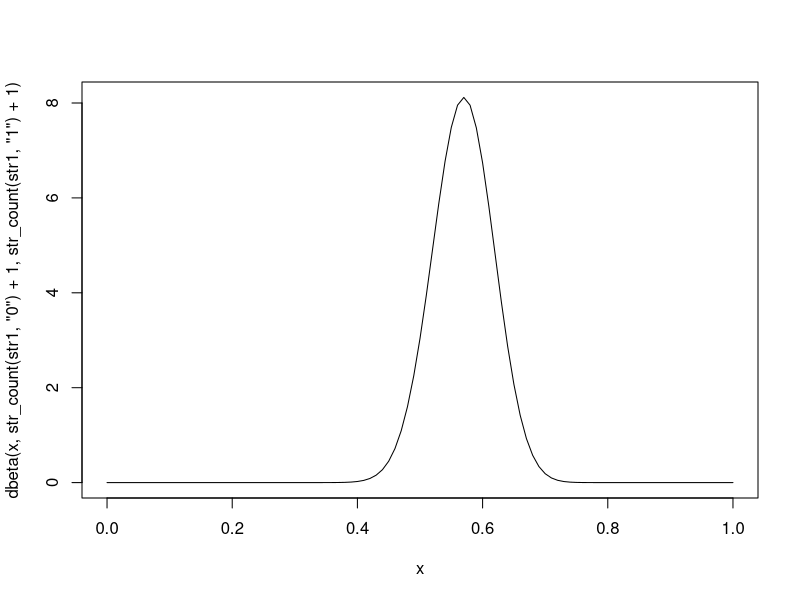
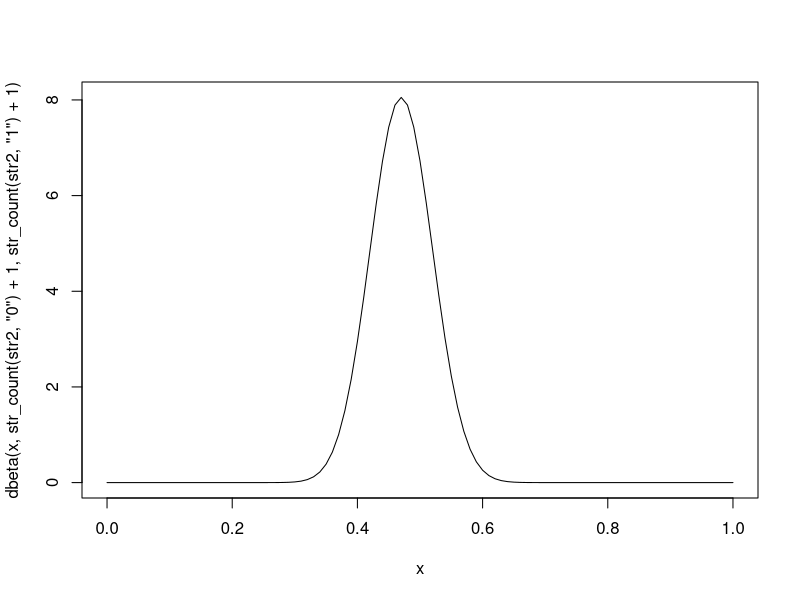
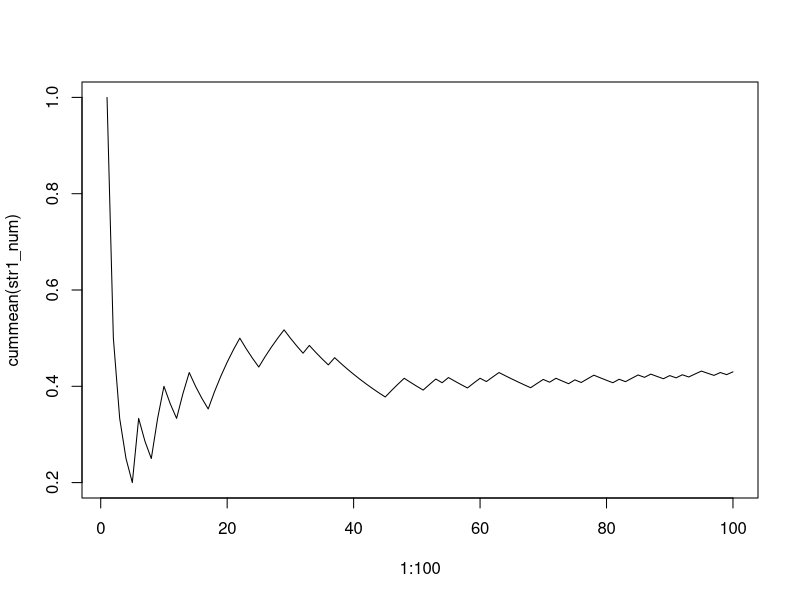
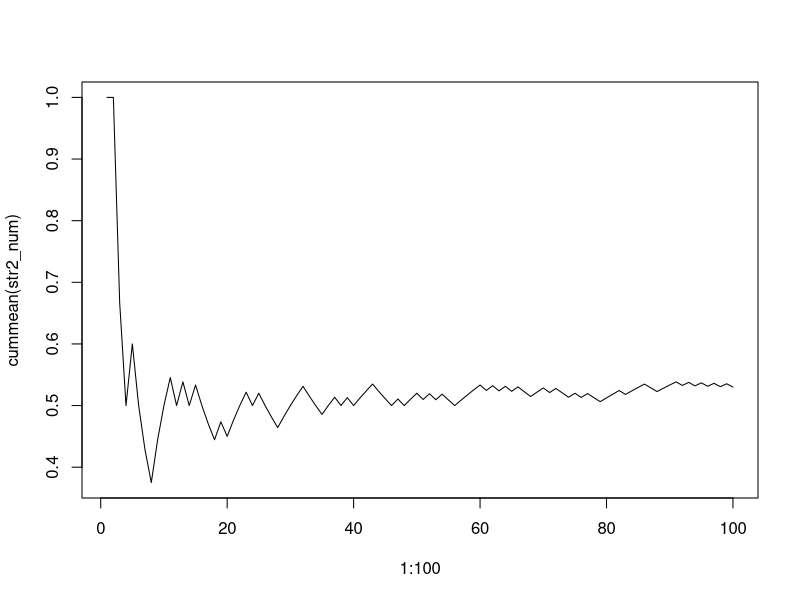
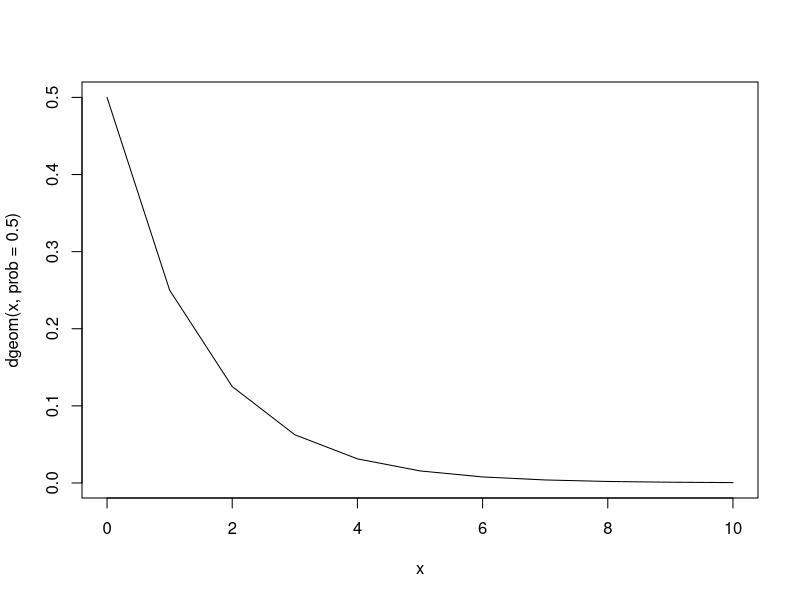

Write the R code that produced these figures, in order. (Note: this script raises an error after producing the figures.)
## ---- chunk 1
str1 <- "1 0 0 0 0 1 0 0 1 1 0 0 1 1 0 0 0 1 1 1 1 1 0 0 0 1 1 1 1 0 0 0 1 0 0 0 1 0 0 0 0 0 0 0 0 1 1 1 0 0 0 1 1 0 1 0 0 0 1 1 0 1 1 0 0 0 0 0 1 1 0 1 0 0 1 0 1 1 0 0 0 1 0 1 1 0 1 0 0 1 0 1 0 1 1 0 0 1 0 1"

str2 <- "1 1 0 0 1 0 0 0 1 1 1 0 1 0 1 0 0 0 1 0 1 1 1 0 1 0 0 0 1 1 1 1 0 0 0 1 1 0 1 0 1 1 1 0 0 0 1 0 1 1 0 1 0 1 0 0 1 1 1 1 0 1 0 1 0 1 0 0 1 1 0 1 0 0 1 0 1 0 0 1 1 1 0 1 1 1 0 0 1 1 1 0 1 0 1 0 1 0 1 0"

library(tidyverse)

str_count(str1, "0|1")
str_count(str1, "1")
str_count(str1, "0")

str_count(str2, "0|1")
str_count(str2, "1")
str_count(str2, "0")

str1_num <- as.numeric(unlist(stringr::str_split(str1, " ")))
str2_num <- as.numeric(unlist(stringr::str_split(str2, " ")))

# the first way I proposed was to look at the probability of 
# the coin being "fair" given the beta distribution parameterized 
# by the observed coinflips 
x <- seq(0,1,0.01)
curve(dbeta(x, str_count(str1, "0")+1, str_count(str1, "1")+1))
curve(dbeta(x, str_count(str2, "0")+1, str_count(str2, "1")+1))


# then we tried looking at the running mean
plot(1:100, cummean(str1_num), type='l')
plot(1:100, cummean(str2_num), type='l')

# another classmate suggested that the human-generated 
# sequence may have more anti-correlation than the
# real sequence because more anti-correlation "looks" more
# random 
cor(lag(str1_num), str1_num, use = 'pairwise.complete.obs')
cor(lag(str2_num), str2_num, use = 'pairwise.complete.obs')
## ---- chunk 2
str1_as_geometric_series <- sapply(unlist(stringr::str_split(stringr::str_remove_all(str1, " "), "1")), nchar)
unname(str1_as_geometric_series)

str2_as_geometric_series <- sapply(unlist(stringr::str_split(stringr::str_remove_all(str2, " "), "1")), nchar)
unname(str2_as_geometric_series)

curve(dgeom(x, prob = .5), from = 0, to = 10, n = 11)
## ---- chunk 3
knitr::include_graphics("images/knucklebones.jpg")
